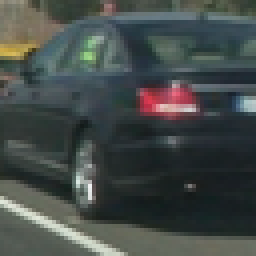
#> input picture Py/Proj5_VehicleDetection/Vehicle_Detection_Application/test_image.png, 64 x 64 px (shown 4 times larger)
$ python sample_flip_image.py
#> lines starting #> are read from the running program, lines starting #| are printed output that depends on the picture
import matplotlib.image as mpimg
import cv2
import os
car = "test_image.png"
cv_image=cv2.imread(car)
#> cv_image is the input picture: shape (64, 64, 3); mean B, G, R 72.7, 75.1, 68.5
flipped_image=cv_image.copy()
flipped_image=cv2.flip(cv_image, 1)
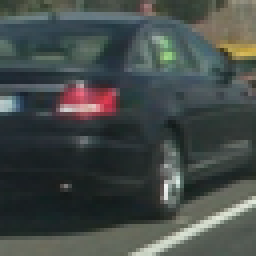
#> flipped_image: shape (64, 64, 3) (shown 4 times larger); mean B, G, R 72.7, 75.1, 68.5
file_parts = os.path.split(car)
file_name_parts = file_parts[1].split(".")
flipped_file_name = file_parts[0] + "_" + file_name_parts[0] + "_flipped.png";
mpimg.imsave(flipped_file_name, flipped_image)

print(cv_image.shape)
#| (64, 64, 3)
print(flipped_image.shape)
#| (64, 64, 3)

$ run again, with Py/Proj5_VehicleDetection/Vehicle_Detection_Application/image0025.png copied over Py/Proj5_VehicleDetection/Vehicle_Detection_Application/test_image.png
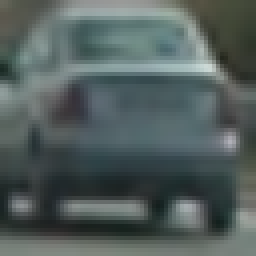
#> input picture Py/Proj5_VehicleDetection/Vehicle_Detection_Application/image0025.png, 64 x 64 px (shown 4 times larger)
#> cv_image is the input picture: shape (64, 64, 3); mean B, G, R 92.9, 94.5, 82.7
#> `flipped_image=cv2.flip(cv_image, 1)`:
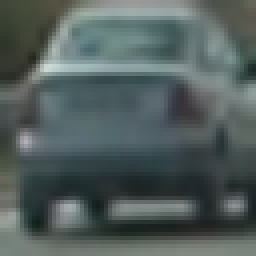
#> flipped_image: shape (64, 64, 3) (shown 4 times larger); mean B, G, R 92.9, 94.5, 82.7
#| (64, 64, 3)
#| (64, 64, 3)

$ run again, with Py/Proj5_VehicleDetection/Vehicle_Detection_Application/image0319.png copied over Py/Proj5_VehicleDetection/Vehicle_Detection_Application/test_image.png
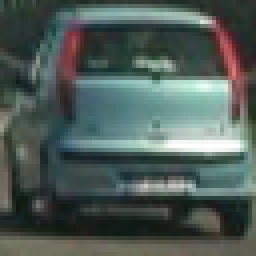
#> input picture Py/Proj5_VehicleDetection/Vehicle_Detection_Application/image0319.png, 64 x 64 px (shown 4 times larger)
#> cv_image is the input picture: shape (64, 64, 3); mean B, G, R 87.3, 91.8, 79.1
#> `flipped_image=cv2.flip(cv_image, 1)`:
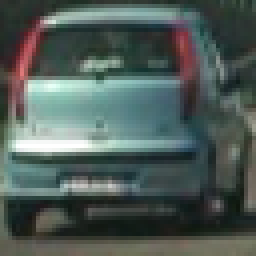
#> flipped_image: shape (64, 64, 3) (shown 4 times larger); mean B, G, R 87.3, 91.8, 79.1
#| (64, 64, 3)
#| (64, 64, 3)

$ run again, with Py/Proj5_VehicleDetection/Vehicle_Detection_Application/image0532.png copied over Py/Proj5_VehicleDetection/Vehicle_Detection_Application/test_image.png
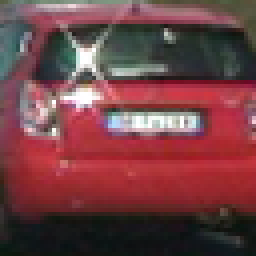
#> input picture Py/Proj5_VehicleDetection/Vehicle_Detection_Application/image0532.png, 64 x 64 px (shown 4 times larger)
#> cv_image is the input picture: shape (64, 64, 3); mean B, G, R 68.6, 65.1, 114
#> `flipped_image=cv2.flip(cv_image, 1)`:
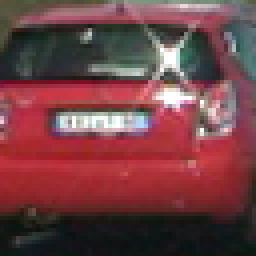
#> flipped_image: shape (64, 64, 3) (shown 4 times larger); mean B, G, R 68.6, 65.1, 114
#| (64, 64, 3)
#| (64, 64, 3)
